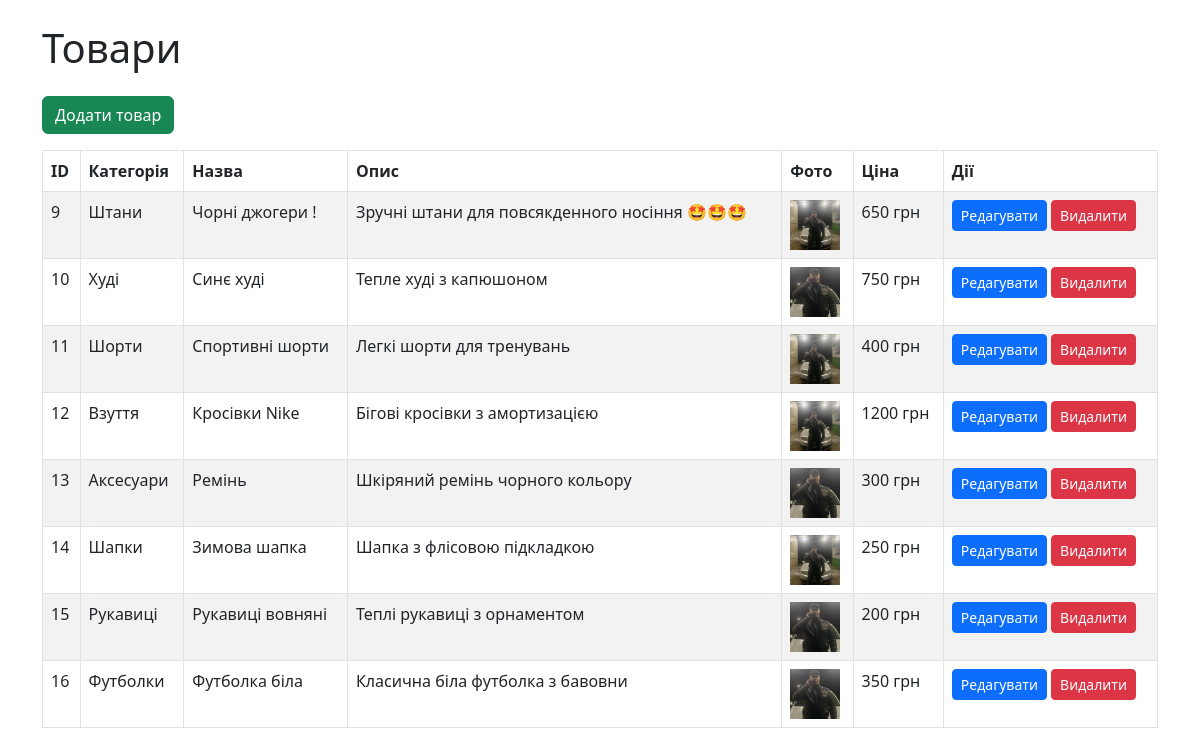
The page / on the database its author committed.
### tables this page shows
CREATE TABLE products (
            id INTEGER PRIMARY KEY AUTOINCREMENT,
            category TEXT NOT NULL,
            name TEXT NOT NULL,
            description TEXT,
            photo TEXT,
            price INTEGER
        );

### app.py (the view)
@app.route('/')
def index():
    conn = get_db_connection()
    products = conn.execute('SELECT * FROM products').fetchall()
    conn.close()
    return render_template('index.html', products=products)

### app.py (called while the page is built)
def get_db_connection():
    conn = sqlite3.connect(DATABASE)
    conn.row_factory = sqlite3.Row
    return conn

### templates/index.html (shortened to what this page needs)
<!DOCTYPE html>
<html lang="uk">
<head>
    <link href="https://cdn.jsdelivr.net/npm/bootstrap@5.3.0/dist/css/bootstrap.min.css" rel="stylesheet">
</head>
<body class="p-4">
    <div class="container">
        <h1 class="mb-4">Товари</h1>
        <a href="{{ url_for('add_product') }}" class="btn btn-success mb-3">Додати товар</a>
        <table class="table table-bordered table-striped">
            <thead>
                <tr>
                    <th>ID</th>
                    <th>Категорія</th>
                    <th>Назва</th>
                    <th>Опис</th>
                    <th>Фото</th>
                    <th>Ціна</th>
                    <th>Дії</th>
                </tr>
            </thead>
            <tbody>
                {% for product in products %}
                <tr>
                    <td>{{ product['id'] }}</td>
                    <td>{{ product['category'] }}</td>
                    <td>{{ product['name'] }}</td>
                    <td>{{ product['description'] }}</td>
                    <td><img src="{{ product['photo'] }}" alt="Фото" width="50"></td>
                    <td>{{ product['price'] }} грн</td>
                    <td>
                        <a href="{{ url_for('edit_product', id=product['id']) }}" class="btn btn-primary btn-sm">Редагувати</a>
                        <a href="{{ url_for('delete_product', id=product['id']) }}" class="btn btn-danger btn-sm">Видалити</a>
                    </td>
                </tr>
                {% endfor %}
            </tbody>
        </table>
    </div>
</body>
</html>

### rows shown on the page
products: id "9", category "Штани", name "Чорні джогери !", description "Зручні штани для повсякденного носіння 🤩🤩🤩", price "650"
products: id "10", category "Худі", name "Синє худі", description "Тепле худі з капюшоном", price "750"
products: id "11", category "Шорти", name "Спортивні шорти", description "Легкі шорти для тренувань", price "400"
products: id "12", category "Взуття", name "Кросівки Nike", description "Бігові кросівки з амортизацією", price "1200"
products: id "13", category "Аксесуари", name "Ремінь", description "Шкіряний ремінь чорного кольору", price "300"
products: id "14", category "Шапки", name "Зимова шапка", description "Шапка з флісовою підкладкою", price "250"
products: id "15", category "Рукавиці", name "Рукавиці вовняні", description "Теплі рукавиці з орнаментом", price "200"
products: id "16", category "Футболки", name "Футболка біла", description "Класична біла футболка з бавовни", price "350"
